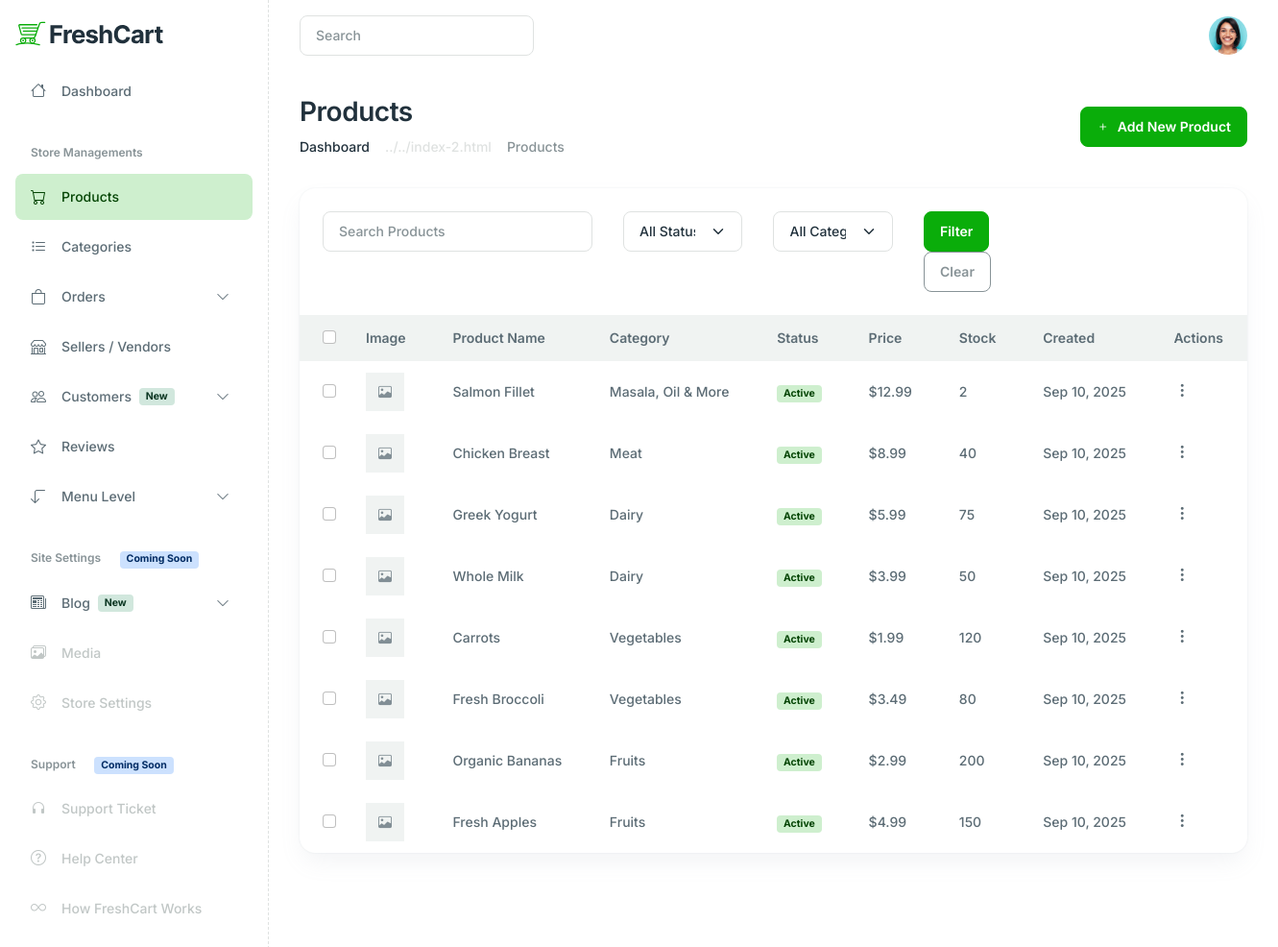
Page /dashboard/products/ (signed in) on the committed database.
### admin_dashboard/models.py (models this page shows, shortened)
class Product(models.Model):
    STATUS_CHOICES = [
        ('active', 'Active'),
        ('draft', 'Draft'),
        ('deactive', 'Deactive'),
    ]
    CATEGORY_CHOICES = [
        ('Dairy, Bread & Eggs', 'Dairy, Bread & Eggs'),
        ('Snacks & Munchies', 'Snacks & Munchies'),
        ('Fruits & Vegetables', 'Fruits & Vegetables'),
        ('Bakery & Biscuits', 'Bakery & Biscuits'),
        ('Instant Food', 'Instant Food'),
        ('Tea, Coffee & Drinks', 'Tea, Coffee & Drinks'),
        ('Atta, Rice & Dal', 'Atta, Rice & Dal'),
        ('Masala, Oil & More', 'Masala, Oil & More'),
        ('Sweet Tooth', 'Sweet Tooth'),
        ('Frozen Veg', 'Frozen Veg'),
        ('Frozen Non-Veg', 'Frozen Non-Veg'),
    ]
    name = models.CharField(max_length=200)
    description = models.TextField()
    price = models.DecimalField(max_digits=10, decimal_places=2)
    category = models.CharField(max_length=100, choices=CATEGORY_CHOICES)
    stock_quantity = models.IntegerField(default=0)
    image = models.ImageField(upload_to='products/', blank=True, null=True)
    status = models.CharField(max_length=20, choices=STATUS_CHOICES, default='active')
    created_at = models.DateTimeField(auto_now_add=True)
    updated_at = models.DateTimeField(auto_now=True)
    is_active = models.BooleanField(default=True)
    @property
    def status_display(self):
        return self.get_status_display()
    @property
    def status_badge_class(self):
        status_classes = {
            'active': 'bg-light-primary text-dark-primary',
            'draft': 'bg-light-warning text-dark-warning',
            'deactive': 'bg-light-danger text-dark-danger',
        }
        return status_classes.get(self.status, 'bg-light-secondary text-dark-secondary')
    class Meta:
        ordering = ['-created_at']

### admin_dashboard/views.py (the view)
# urls.py: path('products/', views.products_list, name='products_list'),
@login_required(login_url='/auth/login/')
def products_list(request):
    search_form = ProductSearchForm(request.GET)
    products = Product.objects.all().order_by('-created_at')
    if search_form.is_valid():
        search_query = search_form.cleaned_data.get('search')
        status_filter = search_form.cleaned_data.get('status')
        category_filter = search_form.cleaned_data.get('category')
        if search_query:
            products = products.filter(
                Q(name__icontains=search_query) |
                Q(description__icontains=search_query) |
                Q(category__icontains=search_query)
            )
        if status_filter:
            products = products.filter(status=status_filter)
        if category_filter:
            products = products.filter(category=category_filter)
    paginator = Paginator(products, 10)  # Show 10 products per page
    page_number = request.GET.get('page')
    page_obj = paginator.get_page(page_number)
    context = {
        'products': page_obj,
        'search_form': search_form,
        'total_products': products.count(),
        'page_obj': page_obj,
    }
    return render(request, 'dashboard/products.html', context)

### templates/dashboard/products.html (shortened to what this page needs)
{% extends 'dashboard/base.html' %}
{% load static %}
{% block content %}
<main class="main-content-wrapper">
    <div class="container">
        <div class="row mb-8">
            <div class="col-md-12">
                <div class="d-md-flex justify-content-between align-items-center">
                    <div>
                        <h2>Products</h2>
                        <nav aria-label="breadcrumb">
                            <ol class="breadcrumb mb-0">
                                <li class="breadcrumb-item"><a href="{% url 'dashboard' %}" class="text-inherit">Dashboard</a></li>
                                <li class="breadcrumb-item active" aria-current="page">Products</li>
                            </ol>
                        </nav>
                    </div>
                    <div>
                        <a href="{% url 'create_product' %}" class="btn btn-primary">
                            <i class="bi bi-plus me-2"></i>Add New Product
                        </a>
                    </div>
                </div>
            </div>
        </div>
        <div class="row">
            <div class="col-xl-12 col-12 mb-5">
                <div class="card h-100 card-lg">
                    <div class="px-6 py-6">
                        <div class="row justify-content-between">
                            <form method="get" class="row">
                                <div class="col-lg-4 col-md-6 col-12 mb-2 mb-lg-0">
                                    {{ search_form.search }}
                                </div>
                                <div class="col-lg-2 col-md-4 col-12 mb-2 mb-lg-0">
                                    {{ search_form.status }}
                                </div>
                                <div class="col-lg-2 col-md-4 col-12 mb-2 mb-lg-0">
                                    {{ search_form.category }}
                                </div>
                                <div class="col-lg-2 col-md-4 col-12">
                                    <button type="submit" class="btn btn-primary">Filter</button>
                                    <a href="{% url 'products_list' %}" class="btn btn-outline-secondary">Clear</a>
                                </div>
                            </form>
                        </div>
                    </div>
                    <div class="card-body p-0">
                        <div class="table-responsive">
                            <table class="table table-centered table-hover text-nowrap table-borderless mb-0 table-with-checkbox">
                                <thead class="bg-light">
                                    <tr>
                                        <th>
                                            <div class="form-check">
                                                <input class="form-check-input" type="checkbox" value="" id="checkAll" />
                                            </div>
                                        </th>
                                        <th>Image</th>
                                        <th>Product Name</th>
                                        <th>Category</th>
                                        <th>Status</th>
                                        <th>Price</th>
                                        <th>Stock</th>
                                        <th>Created</th>
                                        <th>Actions</th>
                                    </tr>
                                </thead>
                                <tbody>
                                    {% for product in products %}
                                    <tr>
                                        <td>
                                            <div class="form-check">
                                                <input class="form-check-input" type="checkbox" value="{{ product.id }}" id="product{{ product.id }}" />
                                            </div>
                                        </td>
                                        <td>
                                            {% if product.image %}
                                                <a href="{% url 'product_detail' product.pk %}">
                                                    <img src="{{ product.image.url }}" alt="{{ product.name }}" class="icon-shape icon-md" />
                                                </a>
                                            {% else %}
                                                <div class="icon-shape icon-md bg-light d-flex align-items-center justify-content-center">
                                                    <i class="bi bi-image text-muted"></i>
                                                </div>
                                            {% endif %}
                                        </td>
                                        <td>
                                            <a href="{% url 'product_detail' product.pk %}" class="text-reset">{{ product.name }}</a>
                                        </td>
                                        <td>{{ product.category }}</td>
                                        <td>
                                            <span class="badge {{ product.status_badge_class }}">{{ product.status_display }}</span>
                                        </td>
                                        <td>${{ product.price }}</td>
                                        <td>{{ product.stock_quantity }}</td>
                                        <td>{{ product.created_at|date:"M d, Y" }}</td>
                                        <td>
                                            <div class="dropdown">
                                                <a href="#" class="text-reset" data-bs-toggle="dropdown" aria-expanded="false">
                                                    <i class="feather-icon icon-more-vertical fs-5"></i>
                                                </a>
                                            </div>
                                        </td>
                                    </tr>
                                    {% endfor %}
                                </tbody>
                            </table>
                        </div>
                    </div>
                </div>
            </div>
        </div>
    </div>
</main>
{% endblock %}

### rows in the picture
Product: name "Salmon Fillet", category "Masala, Oil & More", status_display "Active", price "12.99", stock_quantity "2", created_at "Sep 10, 2025"
Product: name "Chicken Breast", category "Meat", status_display "Active", price "8.99", stock_quantity "40", created_at "Sep 10, 2025"
Product: name "Greek Yogurt", category "Dairy", status_display "Active", price "5.99", stock_quantity "75", created_at "Sep 10, 2025"
Product: name "Whole Milk", category "Dairy", status_display "Active", price "3.99", stock_quantity "50", created_at "Sep 10, 2025"
Product: name "Carrots", category "Vegetables", status_display "Active", price "1.99", stock_quantity "120", created_at "Sep 10, 2025"
Product: name "Fresh Broccoli", category "Vegetables", status_display "Active", price "3.49", stock_quantity "80", created_at "Sep 10, 2025"
Product: name "Organic Bananas", category "Fruits", status_display "Active", price "2.99", stock_quantity "200", created_at "Sep 10, 2025"
Product: name "Fresh Apples", category "Fruits", status_display "Active", price "4.99", stock_quantity "150", created_at "Sep 10, 2025"
